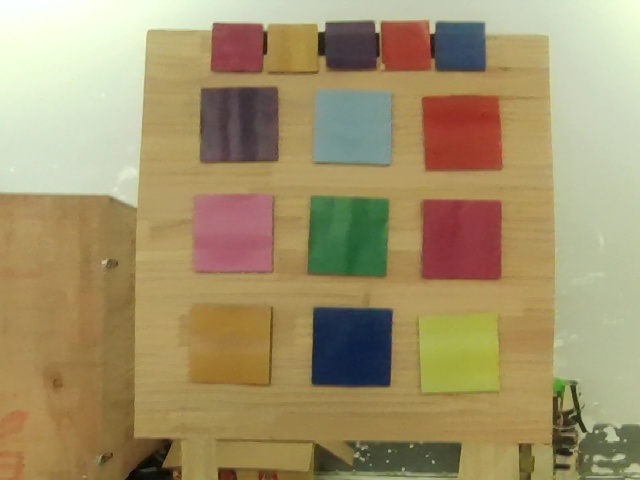
//> input picture ComputerVision/debugging/filtering/15.jpg, 640 x 480 px
$ ./kmeans   (built with g++ and OpenCV 4)
//> lines starting //> are read from the running program, lines starting //| are printed output that depends on the picture
#include <iostream>
#include <opencv2/highgui.hpp>
#include <opencv2/imgproc.hpp>
#include <opencv2/opencv.hpp>

using namespace std;
using namespace cv;

Mat quantizeColors(Mat image, int k) {
    // 将图像转换为一维向量
    Mat pixels = image.reshape(1, image.rows * image.cols);

    // 转换为浮点型
    pixels.convertTo(pixels, CV_32F);

    // 设置K-Means聚类的参数
    TermCriteria criteria(TermCriteria::EPS + TermCriteria::MAX_ITER, 100, 0.2);
    Mat labels, centers;
    kmeans(pixels, k, labels, criteria, 1, KMEANS_RANDOM_CENTERS, centers);

    // 将每个像素的颜色替换为对应的聚类中心的颜色
    Mat segmented_image = Mat::zeros(image.size(), image.type());
    for (int i = 0; i < image.rows * image.cols; ++i) {
        int cluster_idx = labels.at<int>(i);
        segmented_image.at<Vec3b>(i) = centers.at<Vec3f>(cluster_idx);
    }

    return segmented_image;
}

int main() {
    // 读取图像
    Mat image = imread("../15.jpg");
//> image is the input picture: 480 rows x 640 cols, CV_8UC3; mean B, G, R 106.9, 146.8, 162.7
	cv::pyrMeanShiftFiltering (image, image, 30, 10);

    if (image.empty()) {
        cout << "Could not open or find the image!" << endl;
        return -1;
    }

    // 指定要减少的颜色数量
    int k = 20;

    // 进行颜色量化
    Mat quantized_image = quantizeColors(image, k);
//> in quantizeColors, `kmeans(pixels, k, labels, criteria, 1, KMEANS_RANDOM_CENTERS, centers);`: centers = 20 rows, first 8: [201.7, 227.2, 215.8], [153.2, 188.3, 182.5], [110.7, 144.9, 141.7], [118.5, 168.7, 180.8], [95.42, 151.8, 175.4], [70.49, 104.1, 99.01], [70.7, 100.2, 56.13], [54.15, 64.28, 72.21]
//> after the loop in quantizeColors, `for (int i = 0; i < image.rows * image.cols; ++i)`:
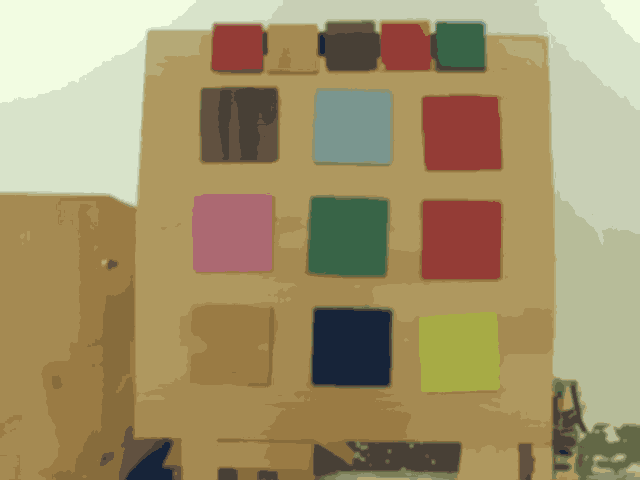
//> segmented_image: 480 rows x 640 cols, CV_8UC3; mean B, G, R 107.1, 147, 162.9

    // 显示结果
    imshow("Original Image", image);
    imshow("Quantized Image", quantized_image);

	while (cv::waitKey (20) != 27);
//> the Esc key is pressed

    return 0;
}

$ run again, with ComputerVision/debugging/filtering/2.jpg copied over ComputerVision/debugging/filtering/15.jpg
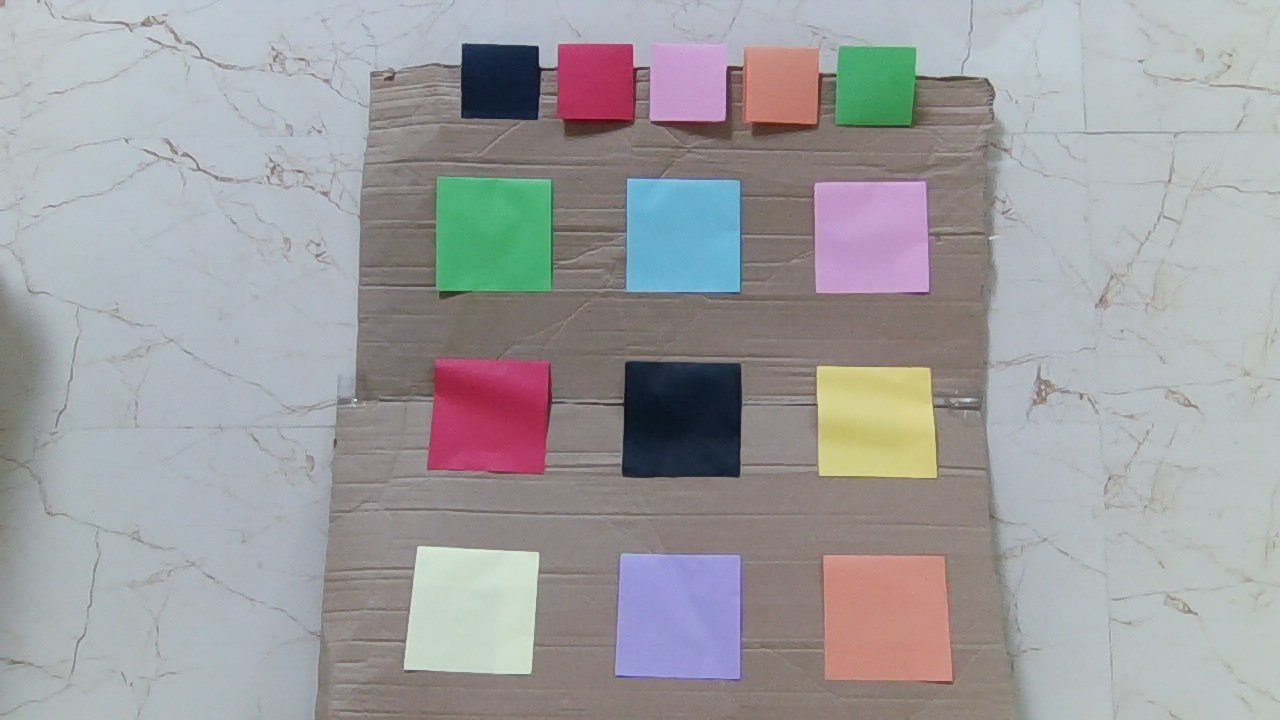
//> input picture ComputerVision/debugging/filtering/2.jpg, 1280 x 720 px
//> image is the input picture: 720 rows x 1280 cols, CV_8UC3; mean B, G, R 160.2, 157.9, 158.7
//> centers = 20 rows, first 8: [93.07, 147.9, 66.59], [71.9, 75.65, 65.28], [82.46, 46.18, 166.1], [110.9, 114.9, 124.5], [133.7, 135.8, 143], [121.2, 125.4, 136.7], [101.9, 60.41, 178.1], [53.16, 54.98, 89.42]
//> the loop in quantizeColors, `for (int i = 0; i < image.rows * image.cols; ++i)` made 921600 passes
//> cluster_idx on passes 1 to 3: 4, 4, 4
//> after the loop in quantizeColors, `for (int i = 0; i < image.rows * image.cols; ++i)`:
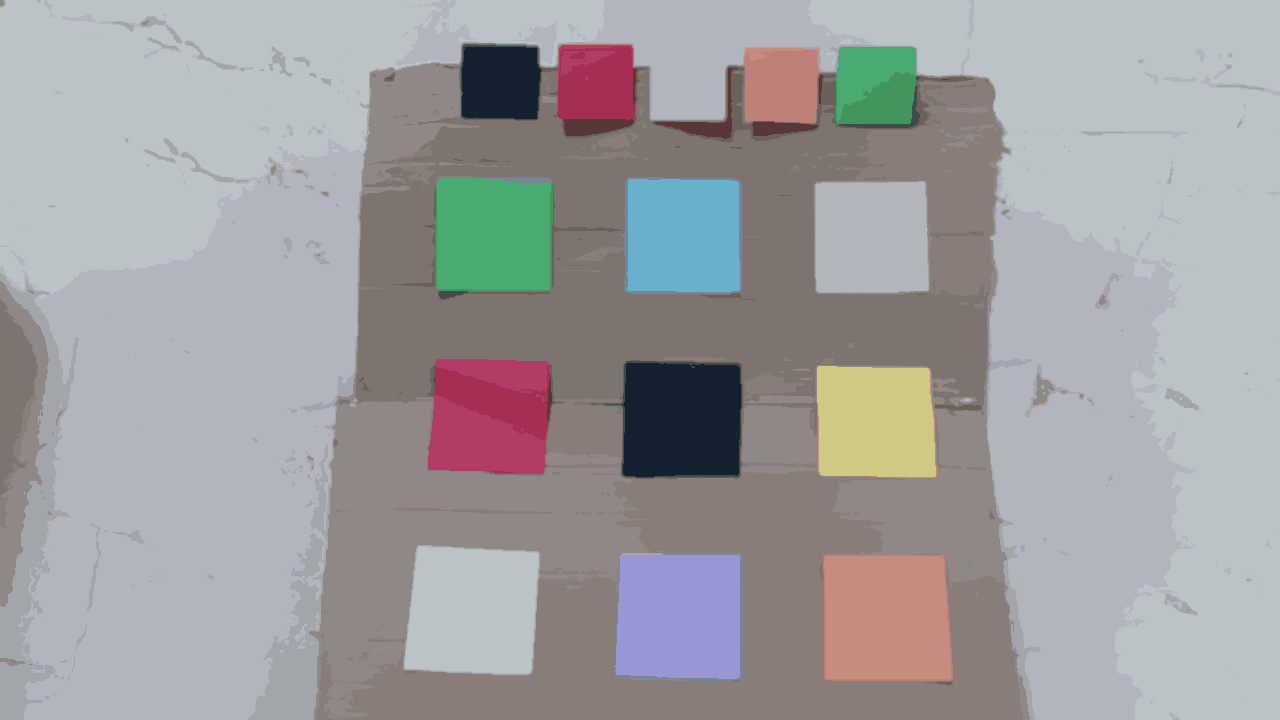
//> segmented_image: 720 rows x 1280 cols, CV_8UC3; mean B, G, R 160.9, 158.5, 159.4

$ run again, with ComputerVision/debugging/filtering/56.jpg copied over ComputerVision/debugging/filtering/15.jpg
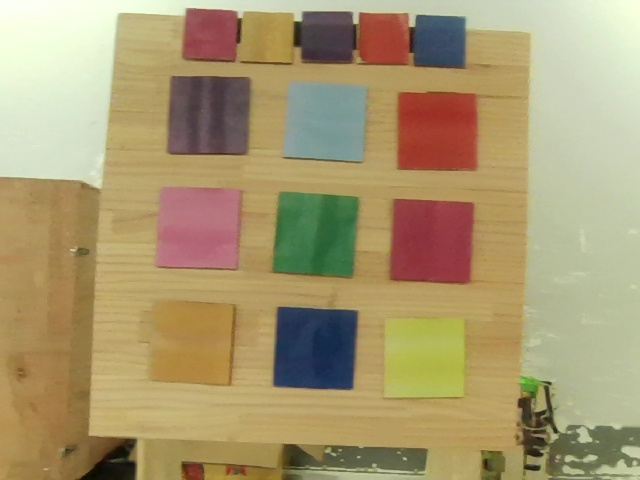
//> input picture ComputerVision/debugging/filtering/56.jpg, 640 x 480 px
//> image is the input picture: 480 rows x 640 cols, CV_8UC3; mean B, G, R 112.2, 152.9, 169
//> centers = 20 rows, first 8: [61.63, 108, 52.14], [71.58, 120.8, 66.53], [43.58, 79.64, 104.5], [71.79, 103.3, 101], [101.3, 161.7, 183.5], [193.8, 219.1, 210.5], [83.67, 80.61, 92.77], [46.82, 53.78, 63.84]
//> after the loop in quantizeColors, `for (int i = 0; i < image.rows * image.cols; ++i)`:
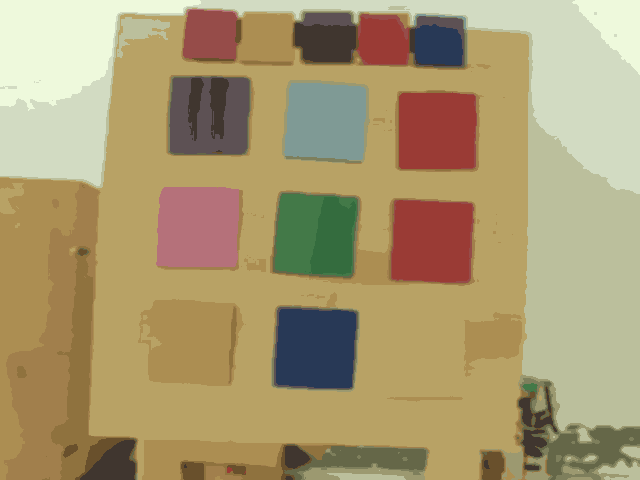
//> segmented_image: 480 rows x 640 cols, CV_8UC3; mean B, G, R 112.4, 153.1, 169.4

$ run again, with ComputerVision/debugging/filtering/test2.png saved as ComputerVision/debugging/filtering/15.jpg
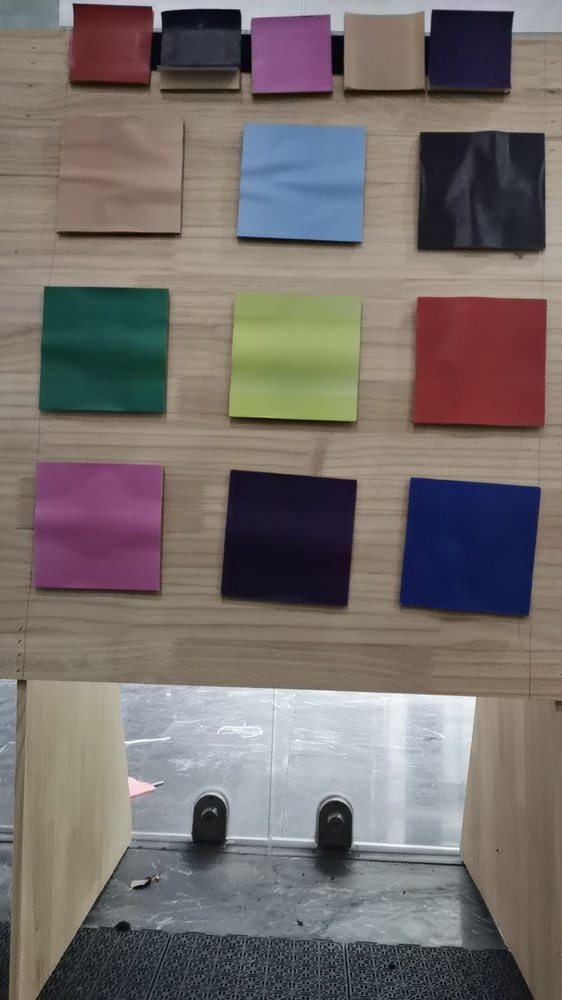
//> input picture ComputerVision/debugging/filtering/test2.png, 562 x 1000 px, shrunk from 1080 x 1920 before the run
//> image is the input picture: 1000 rows x 562 cols, CV_8UC3; mean B, G, R 106.7, 109.5, 116.5
//> centers = 20 rows, first 8: [235.2, 231, 225.4], [175, 136.8, 103.3], [157.4, 119.9, 86.7], [221, 213.3, 244.7], [119.7, 135.3, 147.6], [206.1, 200.6, 226.4], [102.2, 116.5, 130.1], [62.04, 60.87, 46.64]
//> the loop in quantizeColors, `for (int i = 0; i < image.rows * image.cols; ++i)` made 562000 passes
//> cluster_idx on passes 1 to 3: 16, 16, 16
//> after the loop in quantizeColors, `for (int i = 0; i < image.rows * image.cols; ++i)`:
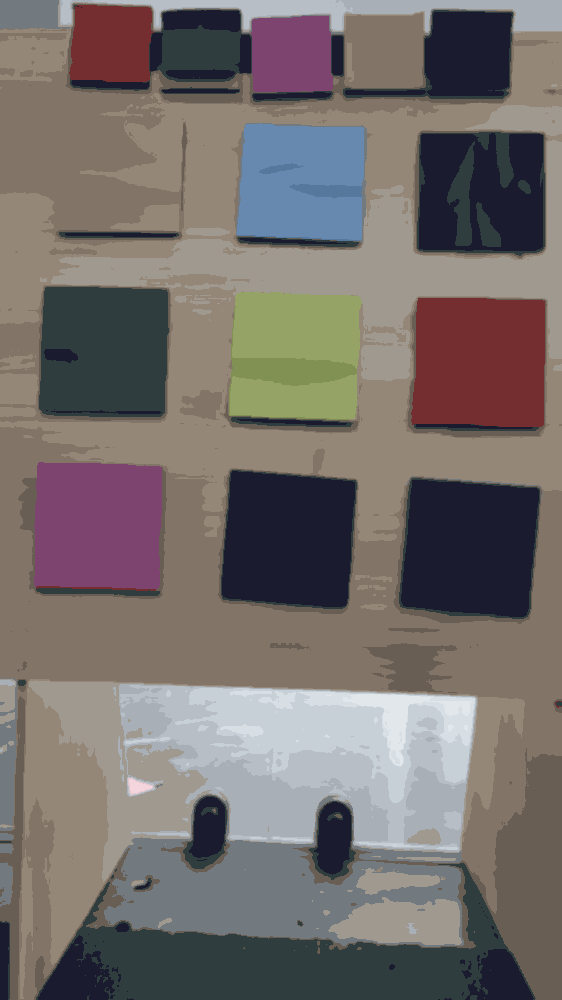
//> segmented_image: 1000 rows x 562 cols, CV_8UC3; mean B, G, R 107, 109.6, 116.9
